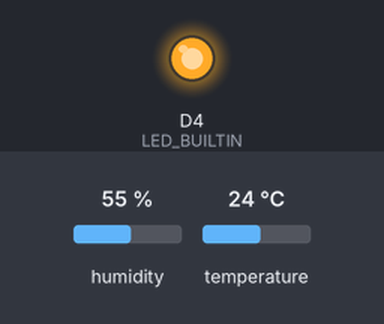
The sketch below on a simulated ESP8266 (Wemos D1 mini). On the bench: output pins drawn as LEDs (lit = HIGH, except the on-board LED, lit = LOW). The inputs (shaded band) are chosen by the test bench; at power-on: humidity 55 %, temperature 24 °C. WiFi joins after 1.5 s; servers stay silent unless stated; uploads are accepted with an empty reply; what the sketch prints to the serial monitor is not drawn. At 4.1 s the program puts the board to deep sleep or switches it off; the recording ends there.

Above: at 0.1 s.
At 3.1 s:
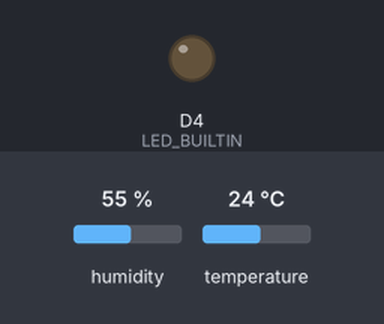
Timing chart, 0 to 4.1 s (numbered marks = the images above):
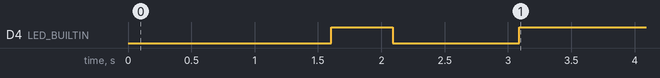

Measured:
- by itself, D4 (LED_BUILTIN): LOW → HIGH at 1.6 s, → LOW 0.49 s later, → HIGH 1.0 s later

The sketch:

WeMos_D1_DHT22_soil_deepsleep.ino
```cpp
#include <ESP8266WiFi.h>
#include <ESP8266HTTPClient.h>
#include "DHT.h"
#//define SECONDS_DS(seconds) ((seconds)*1000000UL)
#define DHTPIN D3   // NodeMCU PIN D1
//#define DHTTYPE DHT11     //DHT 11
#define DHTTYPE DHT22   // DHT 22  (AM2302), AM2321
//#define DHTTYPE DHT21   // DHT 21 (AM2301)
#define uS_TO_S_FACTOR 1000000  /* Conversion factor for micro seconds to seconds */
#define TIME_TO_SLEEP  598        /* Time ESP32 will go to sleep (in seconds) */

DHT dht(DHTPIN, DHTTYPE);

const int AirValue = 741;   //you need to replace this value with Value_1
const int WaterValue = 301;
int s = 0;
int spercent = 0;


ADC_MODE(ADC_VCC);

const char* ssid     = "tono.io";    // SSID Wifi
const char* password = "0863741677";   // Password Wifi
const char* host = "http://tonofarm.herokuapp.com/esp-post-data.php";
const char* api   = "tonofarm.io";  //API Key
String sensorLocation = "12.7581423,102.1468503";

float v;

void connect() {
   // We start by connecting to a WiFi network
  Serial.println();
  Serial.println();
  Serial.print("Connecting to ");
  Serial.println(ssid);
  WiFi.begin(ssid, password);

  // Check timeout
  unsigned long timeout = millis();

  while (WiFi.status() != WL_CONNECTED) {
    delay(500);
    Serial.print(".");
    timeout = millis();
    Serial.println(timeout);

    // Time Out got deep_sleep_mode save battery
    if (timeout > 30000) {
      Serial.print("TIME_OUT: ");
      Serial.println(timeout);
      Serial.println("Sleeping 10 minutes ..");
      ESP.deepSleep(TIME_TO_SLEEP * uS_TO_S_FACTOR);
    }


  }
  Serial.println("");
  Serial.println("WiFi connected");
  Serial.println("IP address: ");
  Serial.println(WiFi.localIP());

  // Temperature
  dht.begin();

  // LED Stop
  digitalWrite(D4, HIGH);
  delay(10);
  float h = dht.readHumidity();
  float t = dht.readTemperature();
  float f = dht.readTemperature(true);
  if (isnan(h) || isnan(t) || isnan(f)) {
    Serial.println("Failed to read from DHT sensor!");
    return;
  }
  float hif = dht.computeHeatIndex(f, h);
  float hic = dht.computeHeatIndex(t, h, false);
  Serial.print("Humidity: ");
  Serial.print(h);
  Serial.print(" %\t");
  Serial.print("Temperature: ");
  Serial.print(t);
  Serial.print(" *C ");
  Serial.print(f);
  Serial.print(" *F\t");
  Serial.print("Heat index: ");
  Serial.print(hic);
  Serial.print(" *C ");
  Serial.print(hif);
  Serial.println(" *F");

   // Soil Moisture Sensor
  /*
  int s = analogRead(A0);
  Serial.print("Soil Moisture: ");
  Serial.println(s);
  spercent = map(s, AirValue, WaterValue, 0, 100);
  if(spercent >= 100) {
    Serial.println("100 %");
  }
  else if(spercent <=0) {
    Serial.println("0 %");
  }
  else if(spercent >0 && spercent < 100) {
    Serial.print(spercent);
    Serial.println("%");
  }
  */

  // VCC
  v = ESP.getVcc() / 1000.0;
  Serial.print("VCC: ");
  Serial.println(v);

  Serial.print("connecting to ");
  Serial.println(host);

  HTTPClient http;
  http.begin(host);

  // Specify content-type header
  http.addHeader("Content-Type", "application/x-www-form-urlencoded");

  // We now create a URI for the request
  String httpRequestData = "api_key=";
  httpRequestData += api;
  httpRequestData += "&sensor=";
  httpRequestData += ESP.getFlashChipId();
  httpRequestData += "&location=";
  httpRequestData += sensorLocation;
  httpRequestData += "&value1=";
  httpRequestData += t;
  httpRequestData += "&value2=";
  httpRequestData += h;
  httpRequestData += "&value3=";
  httpRequestData += s;
  httpRequestData += "&value4=";
  httpRequestData += v;

  Serial.print("httpRequestData: ");
  Serial.println(httpRequestData);

  // Send HTTP POST request
  int httpResponseCode = http.POST(httpRequestData);

  // Show Connect Status
  digitalWrite(LED_BUILTIN, LOW);   // turn the LED on (HIGH is the voltage level)
  delay(1000);

  if (httpResponseCode>0) {
    Serial.print("HTTP Response code: ");
    Serial.println(httpResponseCode);
  }
  else {
    Serial.print("Error code: ");
    Serial.println(httpResponseCode);
  }
  // Free resources
  http.end();
  digitalWrite(LED_BUILTIN, HIGH);
  delay(1000);
}

void setup(void) {
  Serial.begin(9600);
  Serial.setTimeout(2000);
  delay(10);
  pinMode(D4, OUTPUT);

  // Wait for serial to initialize.
  //while (!Serial) { }

  Serial.println("Device Started");
  Serial.println("-------------------------------------");
  Serial.println("Running Deep Sleep Firmware!");
  Serial.println("-------------------------------------");

  connect();

  Serial.println("Sleeping 10 minutes ..");
  // Deep Sleep 60 seconds
  //ESP.deepSleep(SECONDS_DS(59));
  ESP.deepSleep(TIME_TO_SLEEP * uS_TO_S_FACTOR); // 60e6 is 60 microsecondsESP.
  //delay(60000);
  //exit(0);
}

void loop() {
}
```
